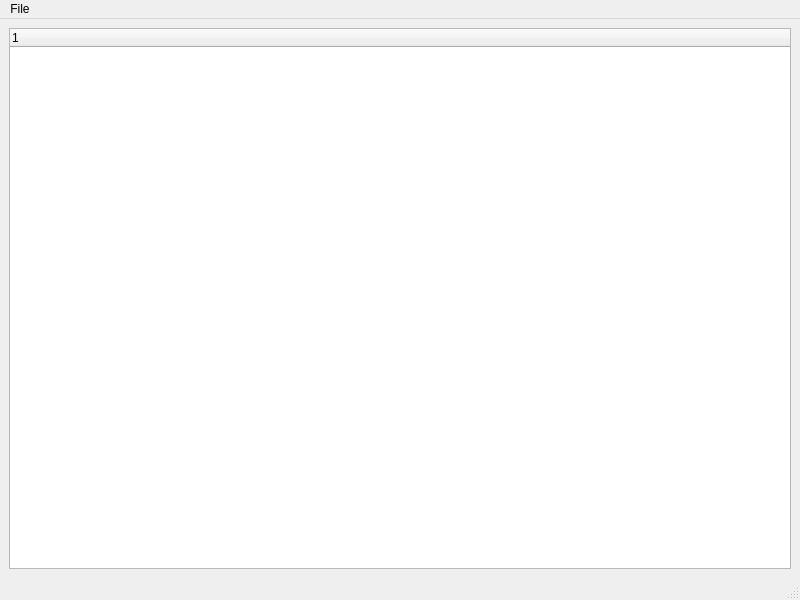
<?xml version="1.0" encoding="UTF-8"?>
<ui version="4.0">
 <class>MainWindow</class>
 <widget class="QMainWindow" name="MainWindow">
  <property name="geometry">
   <rect>
    <x>0</x>
    <y>0</y>
    <width>800</width>
    <height>600</height>
   </rect>
  </property>
  <property name="windowTitle">
   <string>MainWindow</string>
  </property>
  <widget class="QWidget" name="centralwidget">
   <layout class="QGridLayout" name="gridLayout">
    <item row="0" column="0">
     <widget class="QTreeWidget" name="treeWidget">
      <column>
       <property name="text">
        <string/>
       </property>
      </column>
      <column>
       <property name="text">
        <string/>
       </property>
      </column>
     </widget>
    </item>
   </layout>
  </widget>
  <widget class="QMenuBar" name="menubar">
   <property name="geometry">
    <rect>
     <x>0</x>
     <y>0</y>
     <width>800</width>
     <height>28</height>
    </rect>
   </property>
   <widget class="QMenu" name="menuFichier">
    <property name="title">
     <string>File</string>
    </property>
    <addaction name="actionImport_Siege"/>
    <addaction name="actionExport_Siege"/>
   </widget>
   <addaction name="menuFichier"/>
  </widget>
  <widget class="QStatusBar" name="statusbar"/>
  <action name="actionImport_Siege">
   <property name="text">
    <string>Import Siege...</string>
   </property>
  </action>
  <action name="actionExport_Siege">
   <property name="text">
    <string>Export Siege...</string>
   </property>
  </action>
 </widget>
 <resources/>
 <connections/>
</ui>
